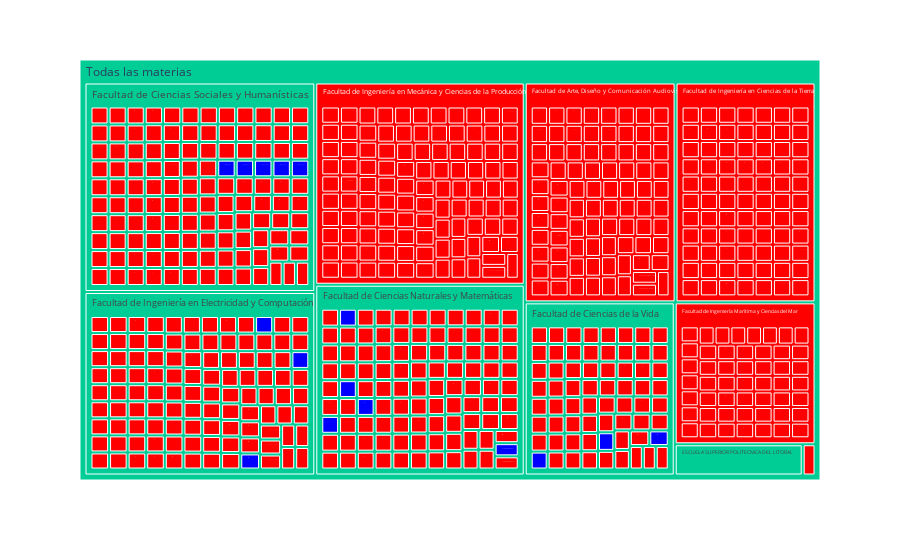

The notebook cell this image was saved under:
### Markdown cell above
Idea donde este todas.

### Code cell
import plotly.express as px
fig = px.treemap(df_materias, path=[px.Constant("Todas las materias"), 'UNIDAD', 'NOMBRE', 'CLASIFICACION'],color='CLASIFICACION',
                color_discrete_map={'PAE':'blue', 'PAO':'red'})
fig.show()

### Figure 1 — Plotly figure (JSON) as saved in the notebook; plotly's stock layout.template omitted (floating-point values rounded to 4 significant figures; data arrays with more than 128 entries replaced by an {"elided": "..."} marker saying what was removed)
{"data": [{"branchvalues": "total", "customdata": {"elided": "1449x1 str values"}, "domain": {"x": [0, 1], "y": [0, 1]}, "hovertemplate": "labels=%{label}<br>count=%{value}<br>parent=%{parent}<br>id=%{id}<br>CLASIFICACION=%{customdata[0]}<extra></extra>", "ids": {"elided": "1449 str values"}, "labels": {"elided": "1449 str values"}, "marker": {"colors": {"elided": "1449 str values"}}, "name": "", "parents": {"elided": "1449 str values"}, "type": "treemap", "values": {"elided": "1449 int values"}}], "layout": {"legend": {"tracegroupgap": 0}, "margin": {"t": 60}}}
